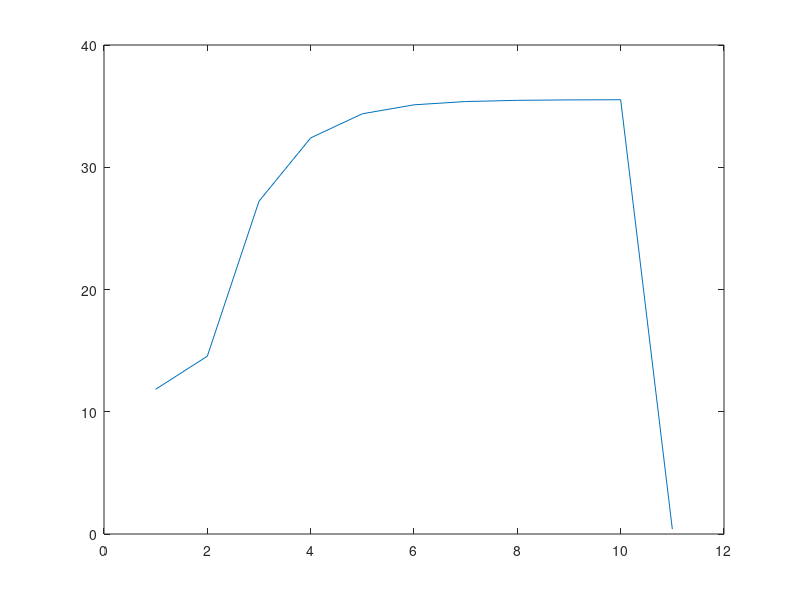

Write the MATLAB code that produced this figure. (Note: this script raises an error after producing the figure.)
%% Lect 4 - Root Finding 2: Open methods - Newton, Secant

%% iterative methods
numIter=10; %number of  iterations
x=zeros(1,numIter+1); % initialize x vector (keeps successive values)
x(1)=0;
error = zeros(1,numIter);
for  i=1:1:numIter
   x(i+1)= exp(-x(i));
   error(i)=abs((x(i+1)-x(i))/x(i+1))*100;
end

x
error
%%
ea=1
i=1;
x(1)=0.5;
while ea > 0.01
    x(i+1)=sin(sqrt(x(i)));
    ea= abs((x(i+1)-x(i))/x(i+1))*100;
    i=i+1;
end
x

%%
trueVal = 0.56714329;
errorTrue=abs((trueVal-x)/trueVal)*100
plot(errorTrue)

%% Newton's Method
f=@(x) x^2 - 2
df=@(x) 2*x

[root, ea,  iter] = newtraph(f,df,1,0.5)

%% MATLAB BUILT IN Root Finding Methods
% r=roots(p); %finds all complex roots of a  polynomial
% x=fzero(fun,x0); %finds one root of a non-liner function 

%% x^3-3x^2+4x-2=0
p=[1 -3 4 -2];
r=roots(p)

%% root of non-linear fucntion 
% x=e^(-ax), a=0.5
% x=fzero(@(x)f(x,c1,...),x0)
f=@(x,a) x-exp(-a*x); %solving for zero

a=1/2;
x0=0; % initial  guess (in general do not use zeros)
r=fzero(@(x) f(x,a),x0)
